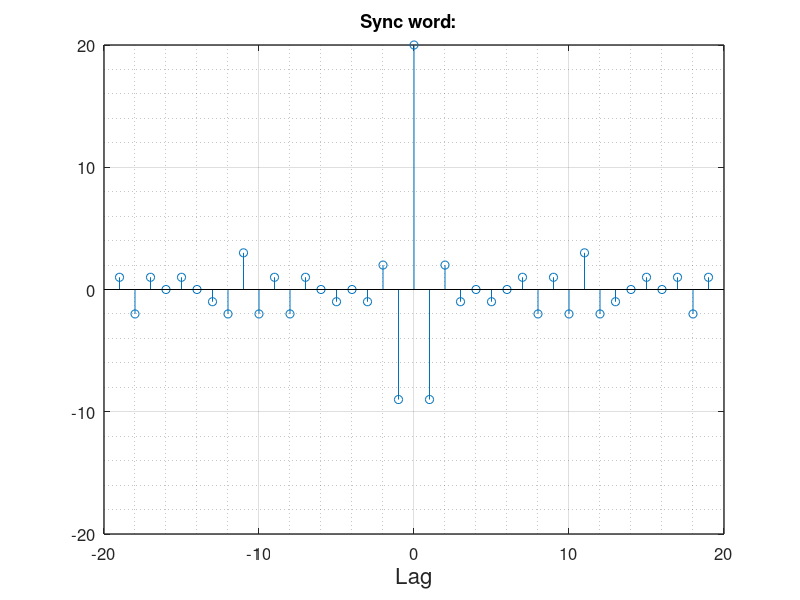

The MATLAB script that drew this image:
% Finds the best 16 bits sync words in term of autocorrelation, DC
% balance and number of transitions.
% Author: Antoine Collerette, 2017-08-07, SPARK Microsystems.

close all; clc;
clear all;

N = 20;
% Table containing (2^16 - 1) 16 bits vectors
syncwords = zeros(65535,N);
y = 0;

% For every possible 16 bits vectors
for n = 655360:(655360+65535)
    num = n;
    % Convert num to a binary vector
    bin_vector = de2bi(num,N,'left-msb');
    % Compute autocorelation of the vector
    res = xcorr(2*bin_vector - 1);
    % Total amplitude of side lobes 
    ISL = -(N^2);
    % Number of ones (8 = DC balance)
    total_bal = 0;
    % Number of transitions 0<->1 
    total_trans = 0;
    for i = 1:(2*N-1)
        % Compute integretated sidelobe level (ISL)
        ISL = ISL + (abs(res(i))^2);
    end
    for j = 1:N
        % Count the number of ones
        total_bal = total_bal + bin_vector(j);
    end
    for k = 1:(N-1)
        % Count the number of transitions
        if ((bin_vector(k) ~= bin_vector(k+1)))
            total_trans = total_trans +1;
        end
    end
    
    % Select filter to list sync words with desired characteristics 
    %   [  starts with '1'  ]        [ISL]       [                       DC balance                       ]  [number of transitions]
    %-----------------------------------------------------------------------------------------------------------------------------------------
    %if ((bin_vector(1) == 1) && (ISL <= 240) &&                      (total_bal == 8)                      && (total_trans == 12))
    %if ((bin_vector(1) == 1) && (ISL <= 232) && ((total_bal == 8) || (total_bal == 7) || (total_bal == 9)) && (total_trans == 12))
    %if ((bin_vector(1) == 1) && (ISL <= 160) &&                      (total_bal == 8)                      && (total_trans == 11))
    %if ((bin_vector(1) == 1) && (ISL <= 152) && ((total_bal == 8) || (total_bal == 7) || (total_bal == 9)) && (total_trans == 11)) 
    if ((bin_vector(5) == 1) && (ISL <= 250)  &&                      (total_bal == 10)                      && (total_trans == 14))
    %if ((bin_vector(1) == 1) && (ISL <= 88)  && ((total_bal == 8) || (total_bal == 7) || (total_bal == 9)) && (total_trans == 10))
    %-----------------------------------------------------------------------------------------------------------------------------------------        
        y = y + 1;     
        syncwords(y,1:N) = bin_vector;    
    end   
end

lags = -(N-1):(N-1);
%figure;

% Display autocorrelation of each vectors found
for n = 1:y
    figure;
    % Converts sync words in hex (comment lines 81 to 85 in bin2hex.m file if an error occur)
    str = mat2str(syncwords(n,1:N))
    %hex_syncwords = bin2hex(strcat(str(2),str(4),str(6),str(8),str(10),str(12),str(14),str(16),str(18),str(20),str(22),str(24),str(26),str(28),str(30),str(32)));
    hex_syncwords = '';
    % Compute autocorrelation of sync words
    sync_word = syncwords(n,1:N);
    res = xcorr(2*sync_word - 1);

    % Plot each sync words
    %subplot(y,1,n);
    stem(lags, res);
    hold;
    
    % Display syncwords in hex
    title(['Sync word: ', hex_syncwords, ' ']);
    set(gca, 'fontsize', 12, 'linewidth', 1);
    xlabel('Lag', 'fontsize', 16);
    ylim([-20 20]);
    grid on;
    grid minor;
end



